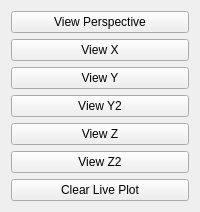
          <widget class="QWidget" name="tab_18">
           <attribute name="title">
            <string>Views</string>
           </attribute>
           <layout class="QVBoxLayout" name="verticalLayout_6">
            <item>
             <widget class="QPushButton" name="view_p_pb">
              <property name="text">
               <string>View Perspective</string>
              </property>
             </widget>
            </item>
            <item>
             <widget class="QPushButton" name="view_x_pb">
              <property name="text">
               <string>View X</string>
              </property>
             </widget>
            </item>
            <item>
             <widget class="QPushButton" name="view_y_pb">
              <property name="text">
               <string>View Y</string>
              </property>
             </widget>
            </item>
            <item>
             <widget class="QPushButton" name="view_y2_pb">
              <property name="text">
               <string>View Y2</string>
              </property>
             </widget>
            </item>
            <item>
             <widget class="QPushButton" name="view_z_pb">
              <property name="text">
               <string>View Z</string>
              </property>
             </widget>
            </item>
            <item>
             <widget class="QPushButton" name="view_z2_pb">
              <property name="text">
               <string>View Z2</string>
              </property>
             </widget>
            </item>
            <item>
             <widget class="QPushButton" name="view_clear_pb">
              <property name="text">
               <string>Clear Live Plot</string>
              </property>
             </widget>
            </item>
           </layout>
          </widget>
